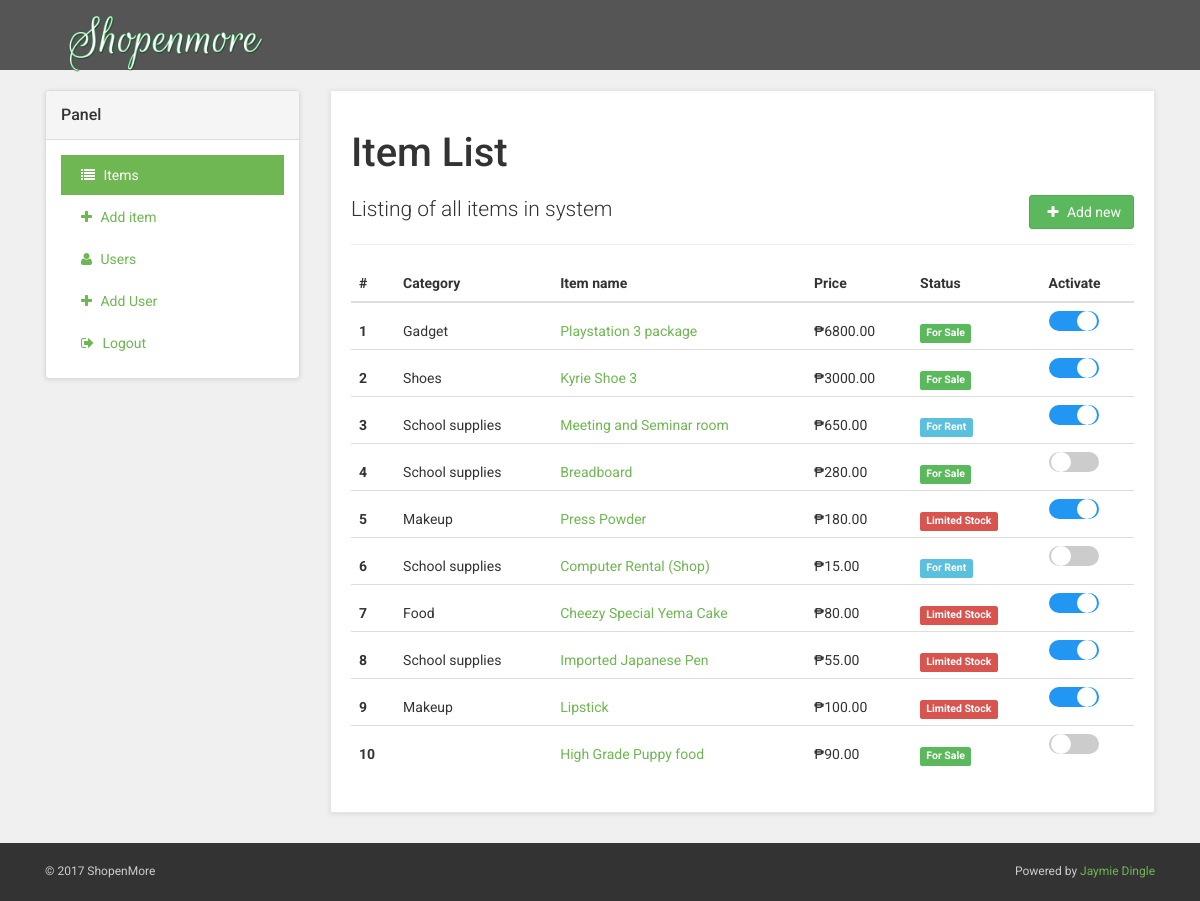
/admin/items.php, run on an earlier commit of the app's database.
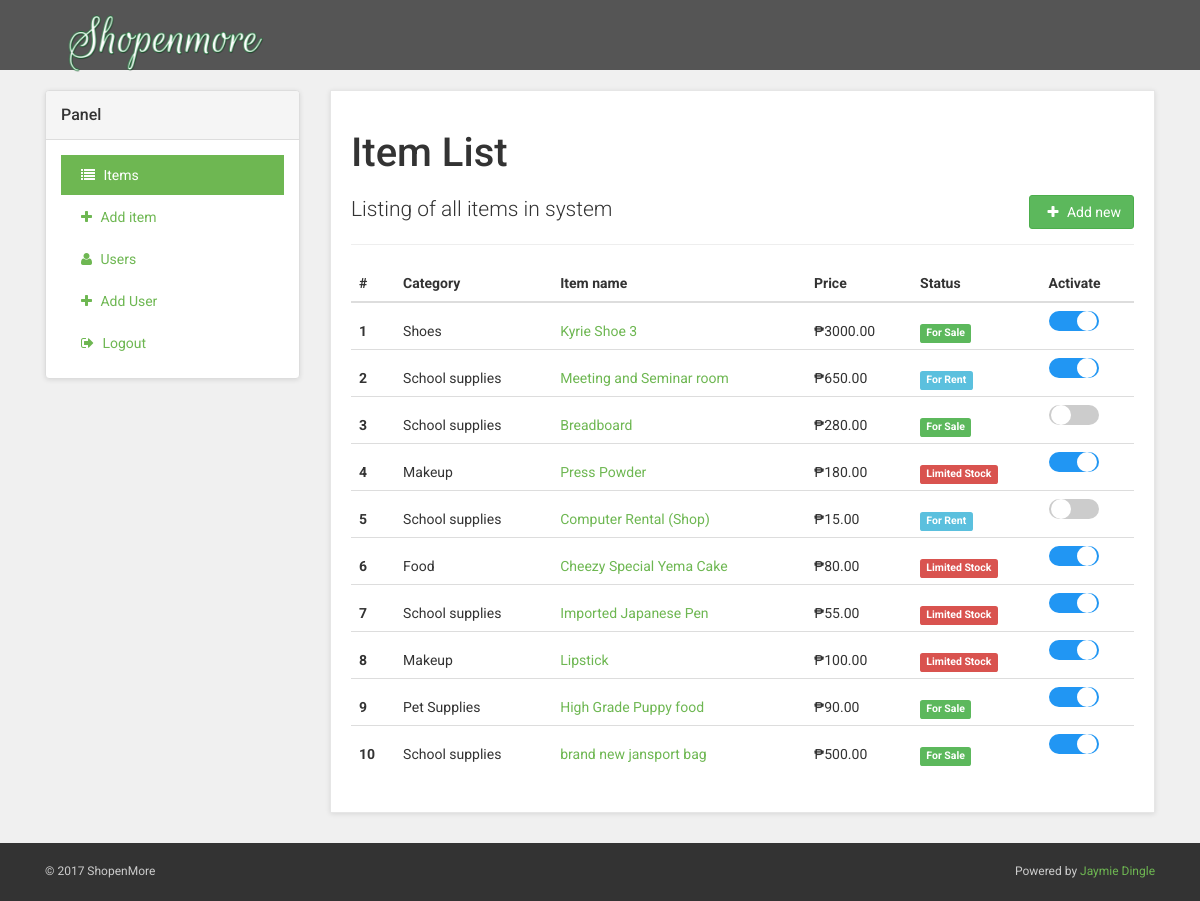
And on a later commit of the database.
### tables this page shows
CREATE TABLE `tb_items` (
  `id` int(11) NOT NULL,
  `user_id` int(11) NOT NULL,
  `item_category_id` int(11) NOT NULL,
  `name` varchar(100) NOT NULL,
  `price` double NOT NULL,
  `description` text NOT NULL,
  `date_posted` timestamp NOT NULL DEFAULT CURRENT_TIMESTAMP,
  `item_status_id` int(1) NOT NULL DEFAULT '0',
  `image_url` text NOT NULL,
  `is_active` tinyint(1) NOT NULL DEFAULT '1'
);

CREATE TABLE `tb_item_category` (
  `id` int(11) NOT NULL,
  `name` varchar(100) NOT NULL,
  `theme` text NOT NULL,
  `image_url` text NOT NULL,
  `is_active` tinyint(1) NOT NULL DEFAULT '1'
);

CREATE TABLE `tb_item_status` (
  `id` int(11) NOT NULL,
  `name` varchar(50) NOT NULL,
  `theme` text NOT NULL
);

### libs/meekrodb.2.3.class.php (called while the page is built, shortened)
<?php
class DB {
  protected static $mdb = null;
  public static function getMDB() {
    $mdb = DB::$mdb;
    if ($mdb === null) {
      $mdb = DB::$mdb = new MeekroDB();
    }
    return $mdb;
  }
  public static function query() { $args = func_get_args(); return call_user_func_array(array(DB::getMDB(), 'query'), $args); }
  public static function queryFullColumns() { $args = func_get_args(); return call_user_func_array(array(DB::getMDB(), 'queryFullColumns'), $args); }
}
class MeekroDB {
  public $encoding = 'latin1';
  public $param_char = '%';
  public $named_param_seperator = '_';
  public $connect_options = array(MYSQLI_OPT_CONNECT_TIMEOUT => 30);
  public $internal_mysql = null;
  public function __construct($host=null, $user=null, $password=null, $dbName=null, $port=null, $encoding=null) {
    if ($encoding === null) $encoding = DB::$encoding;
    $this->encoding = $encoding;
  }
  public function get() {
    $mysql = $this->internal_mysql;
    if (!($mysql instanceof MySQLi)) {
      $mysql = new mysqli();
      foreach ($this->connect_options as $key => $value) {
        $mysql->options($key, $value);
      }
      $mysql->set_charset($this->encoding);
      $this->internal_mysql = $mysql;
    }
    return $mysql;
  }
  protected function preparseQueryParams() {
    $args = func_get_args();
    $sql = trim(strval(array_shift($args)));
    $args_all = $args;
    if (count($args_all) == 0) return array($sql);
    $param_char_length = strlen($this->param_char);
    $named_seperator_length = strlen($this->named_param_seperator);
    $types = array(
      $this->param_char . 'll',
      $this->param_char . 'ls',
      $this->param_char . 'l',
      $this->param_char . 'li',
      $this->param_char . 'ld',
      $this->param_char . 'lb',
      $this->param_char . 'lt',
      $this->param_char . 's',
      $this->param_char . 'i',
      $this->param_char . 'd',
      $this->param_char . 'b',
      $this->param_char . 't',
      $this->param_char . '?',
      $this->param_char . 'ss'
    );
    $posList = array();
    foreach ($types as $type) {
      $lastPos = 0;
      while (($pos = strpos($sql, $type, $lastPos)) !== false) {
        $lastPos = $pos + 1;
        $posList[$pos] = $type;
      }
    }
    ksort($posList);
    $chunkyQuery = array();
    $pos_adj = 0;
    foreach ($posList as $pos => $type) {
      $type = substr($type, $param_char_length);
      $length_type = strlen($type) + $param_char_length;
      $new_pos = $pos + $pos_adj;
      $new_pos_back = $new_pos + $length_type;
      $arg_number_length = 0;
      if ($arg_number_length = strspn($sql, '0123456789', $new_pos_back)) {
        $arg_number = substr($sql, $new_pos_back, $arg_number_length);
        if (! array_key_exists($arg_number, $args_all)) $this->nonSQLError("Non existent argument reference (arg $arg_number): $sql");
        $arg = $args_all[$arg_number];
      } else {
        $arg = array_shift($args);
      }
      if ($new_pos > 0) $chunkyQuery[] = substr($sql, 0, $new_pos);
      if (is_object($arg) && ($arg instanceof WhereClause)) {
        list($clause_sql, $clause_args) = $arg->textAndArgs();
        array_unshift($clause_args, $clause_sql);
        $preparsed_sql = call_user_func_array(array($this, 'preparseQueryParams'), $clause_args);
        $chunkyQuery = array_merge($chunkyQuery, $preparsed_sql);
      } else {
        $chunkyQuery[] = array('type' => $type, 'value' => $arg);
      }
      $sql = substr($sql, $new_pos_back + $arg_number_length);
      $pos_adj -= $new_pos_back + $arg_number_length;
    }
    return $chunkyQuery;
  }
  protected function escape($str) { return "'" . $this->get()->real_escape_string(strval($str)) . "'"; }
  protected function parseQueryParams() {
    $args = func_get_args();
    $chunkyQuery = call_user_func_array(array($this, 'preparseQueryParams'), $args);
    $query = '';
    foreach ($chunkyQuery as $chunk) {
      if (is_string($chunk)) {
        $query .= $chunk;
        continue;
      }
      $type = $chunk['type'];
      $arg = $chunk['value'];
      $result = '';
      if ($type == 's') $result = $this->escape($arg);
      $query .= $result;
    }
    return $query;
  }
  protected function prependCall($function, $args, $prepend) { array_unshift($args, $prepend); return call_user_func_array($function, $args); }
  public function query() { $args = func_get_args(); return $this->prependCall(array($this, 'queryHelper'), $args, 'assoc'); }
  public function queryFullColumns() { $args = func_get_args(); return $this->prependCall(array($this, 'queryHelper'), $args, 'full'); }
  protected function queryHelper() {
    $args = func_get_args();
    $type = array_shift($args);
    $db = $this->get();
    $is_buffered = true;
    $row_type = 'assoc';
    $full_names = false;
    switch ($type) {
      case 'assoc':
        break;
      case 'full':
        $row_type = 'list';
        $full_names = true;
        break;
    }
    $sql = call_user_func_array(array($this, 'parseQueryParams'), $args);
    $result = $db->query($sql, $is_buffered ? MYSQLI_STORE_RESULT : MYSQLI_USE_RESULT);
    $return = array();
    if ($full_names) {
      $infos = array();
      foreach ($result->fetch_fields() as $info) {
        if (strlen($info->table)) $infos[] = $info->table . '.' . $info->name;
        else $infos[] = $info->name;
      }
    }
    while ($row = ($row_type == 'assoc' ? $result->fetch_assoc() : $result->fetch_row())) {
      if ($full_names) $row = array_combine($infos, $row);
      $return[] = $row;
    }
    return $return;
  }
}
?>

### admin/items.php (the view, shortened to what the changed rows need)
<?php include('includes/header.php'); ?>
<?php include('includes/top-bar.php'); ?>
<?php
$items = DB::queryFullColumns("SELECT * FROM tb_items
           LEFT JOIN tb_users
           ON tb_items.user_id = tb_users.id
           LEFT JOIN tb_item_category
           ON tb_items.item_category_id = tb_item_category.id
           LEFT JOIN tb_item_status
           ON tb_items.item_status_id = tb_item_status.id");
?>
    <div id="all">
        <div id="content">
            <div class="container">
                <div class="col-md-9" id="customer-orders">
                    <div class="box">
                        <h1>Item List</h1>
                        <div class="table-responsive">
                            <table class="table table-hover">
                                <thead>
                                    <tr>
                                        <th>#</th>
                                        <th>Category</th>
                                        <th>Item name</th>
                                        <th>Price</th>
                                        <th>Status</th>
                                        <th>Activate</th>
                                    </tr>
                                </thead>
                                <tbody>
                                    <?php foreach($items as $key=>$item) { ?>
                                    <tr>
                                        <th><?php echo ($key + 1); ?></th>
                                        <td>
                                            <?php echo $item['tb_item_category.name']; ?>
                                        </td>
                                        <td>
                                            <a href="itemdetail.php?id=<?php echo $item['tb_items.id']; ?>">
                                                <?php echo $item['tb_items.name']; ?>
                                            </a>
                                        </td>
                                        <td>&#8369;<?php echo $item['tb_items.price']; ?>.00</td>
                                        <td><span class="label label-<?php echo $item['tb_item_status.theme']; ?>"><?php echo $item['tb_item_status.name']; ?></span>
                                        </td>
                                        <td>
                                            <label class="switch">
                                              <div class="slider round"></div>
                                            </label>
                                        </td>
                                    </tr>
                                    <?php } ?>
                                </tbody>
                            </table>
                        </div>
                    </div>
                </div>
            </div>
        </div>
    </div>
<?php include('includes/footer.php'); ?>

What changed in the data, as far as the page shows it:
removed tb_items: item_category.name "Gadget", name "Playstation 3 package", price "6800", item_status.name "For Sale"
changed tb_items "High Grade Puppy food": item_category.name (not shown) → "Pet Supplies"
added tb_items: item_category.name "School supplies", name "brand new jansport bag", price "500", item_status.name "For Sale"
